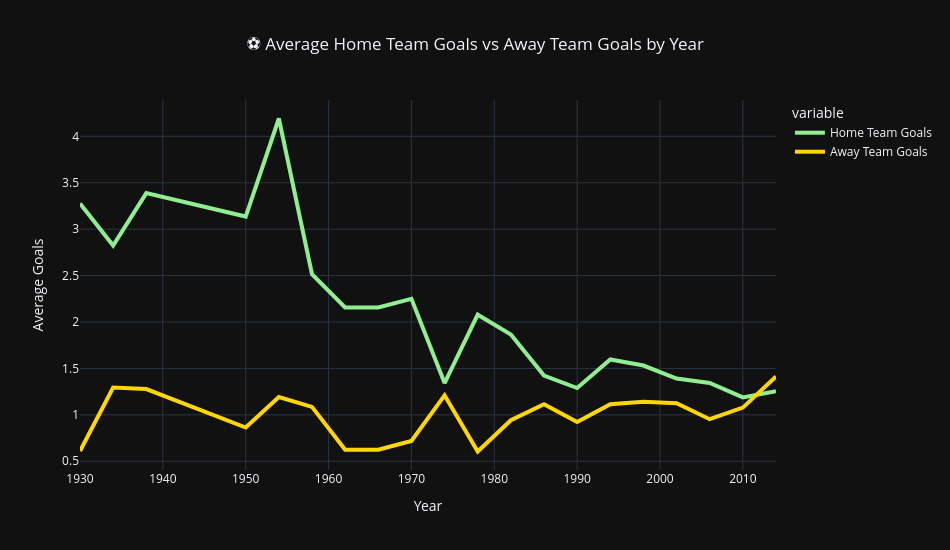

Notebook source saved alongside this figure:
### Code cell
import plotly.express as px

data = df.groupby("Year")[["Home Team Goals","Away Team Goals"]].mean().reset_index()

fig = px.line(
    data,
    x="Year",
    y=["Home Team Goals","Away Team Goals"],
    title="⚽ Average Home Team Goals vs Away Team Goals by Year"
)

fig.update_traces(line=dict(width=4))

fig.data[0].line.color = "#90EE90"   # Light Green
fig.data[1].line.color = "#FFD700"   # Yellow

fig.update_layout(
    template="plotly_dark",
    title_x=0.5,
    width=950,
    height=550,
    xaxis_title="Year",
    yaxis_title="Average Goals"
)

fig.show()

### Figure 1 — Plotly figure (JSON) as saved in the notebook; plotly's stock layout.template omitted (floating-point values rounded to 4 significant figures)
{"data": [{"hovertemplate": "variable=Home Team Goals<br>Year=%{x}<br>value=%{y}<extra></extra>", "legendgroup": "Home Team Goals", "line": {"color": "#90EE90", "dash": "solid", "width": 4}, "marker": {"symbol": "circle"}, "mode": "lines", "name": "Home Team Goals", "orientation": "v", "showlegend": true, "type": "scatter", "x": [1930.0, 1934.0, 1938.0, 1950.0, 1954.0, 1958.0, 1962.0, 1966.0, 1970.0, 1974.0, 1978.0, 1982.0, 1986.0, 1990.0, 1994.0, 1998.0, 2002.0, 2006.0, 2010.0, 2014.0], "xaxis": "x", "y": [3.278, 2.824, 3.389, 3.136, 4.192, 2.514, 2.156, 2.156, 2.25, 1.342, 2.079, 1.865, 1.423, 1.288, 1.596, 1.531, 1.391, 1.344, 1.188, 1.254], "yaxis": "y"}, {"hovertemplate": "variable=Away Team Goals<br>Year=%{x}<br>value=%{y}<extra></extra>", "legendgroup": "Away Team Goals", "line": {"color": "#FFD700", "dash": "solid", "width": 4}, "marker": {"symbol": "circle"}, "mode": "lines", "name": "Away Team Goals", "orientation": "v", "showlegend": true, "type": "scatter", "x": [1930.0, 1934.0, 1938.0, 1950.0, 1954.0, 1958.0, 1962.0, 1966.0, 1970.0, 1974.0, 1978.0, 1982.0, 1986.0, 1990.0, 1994.0, 1998.0, 2002.0, 2006.0, 2010.0, 2014.0], "xaxis": "x", "y": [0.6111, 1.294, 1.278, 0.8636, 1.192, 1.086, 0.625, 0.625, 0.7188, 1.211, 0.6053, 0.9423, 1.115, 0.9231, 1.115, 1.141, 1.125, 0.9531, 1.078, 1.413], "yaxis": "y"}], "layout": {"height": 550, "legend": {"title": {"text": "variable"}, "tracegroupgap": 0}, "title": {"text": "⚽ Average Home Team Goals vs Away Team Goals by Year", "x": 0.5}, "width": 950, "xaxis": {"anchor": "y", "domain": [0, 1], "title": {"text": "Year"}}, "yaxis": {"anchor": "x", "domain": [0, 1], "title": {"text": "Average Goals"}}}}
